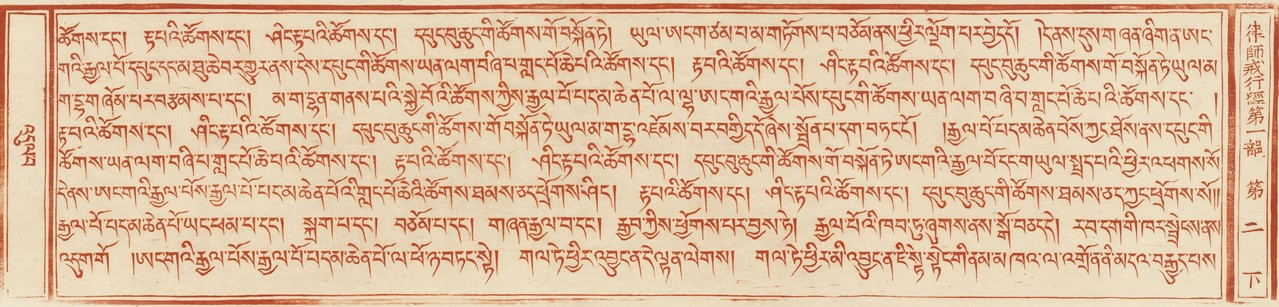
%> input picture 1-1-2b.jpg, 1279 x 307 px
$ octave cc.m   (GNU Octave 9; MATLAB toolbox functions it lacks are replaced by stand-ins)
%> lines starting %> are read from the running program, lines starting %| are printed output that depends on the picture
### line_intersect_coord.m
function [x, y] = line_intersect_coord(line1, line2)

    p11.x = single(line1.point1(1));
    p11.y = single(line1.point1(2));

    p12.x = single(line1.point2(1));
    p12.y = single(line1.point2(2));

    p21.x = single(line2.point1(1));
    p21.y = single(line2.point1(2));

    p22.x = single(line2.point2(1));
    p22.y = single(line2.point2(2));

	a1 = p11.y - p12.y;
	b1 = p12.x - p11.x;
	c1 = p11.x * p12.y - p12.x * p11.y;

	a2 = p21.y - p22.y;
	b2 = p22.x - p21.x;
	c2 = p21.x * p22.y - p22.x * p21.y;

	temp = (a1*b2-a2*b1);

 	x = round((b1*c2 - b2*c1)/temp);
	y = round((c1*a2 - c2*a1)/temp);

end

### cc.m
I=imread('1-1-2b.jpg');
%> I is the input picture: size 307x1279x3 uint8; mean R, G, B 223.3, 188.8, 159
T = graythresh(I);
%> T = 0.608
BW = imbinarize(rgb2gray(I),"global");
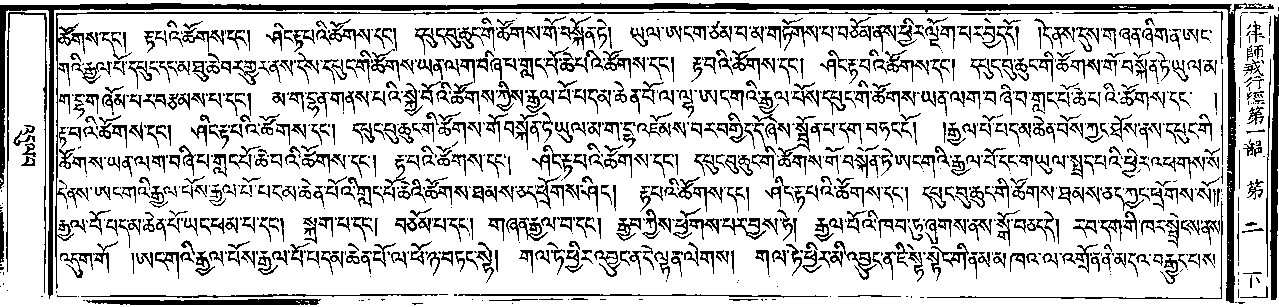
%> BW: size 307x1279 logical; 78.9% white; black in thin lines or dots
BW1=~BW;
%> BW1: size 307x1279 logical; 21.1% white in thin lines or dots
BW_edge = edge(BW1,'canny');
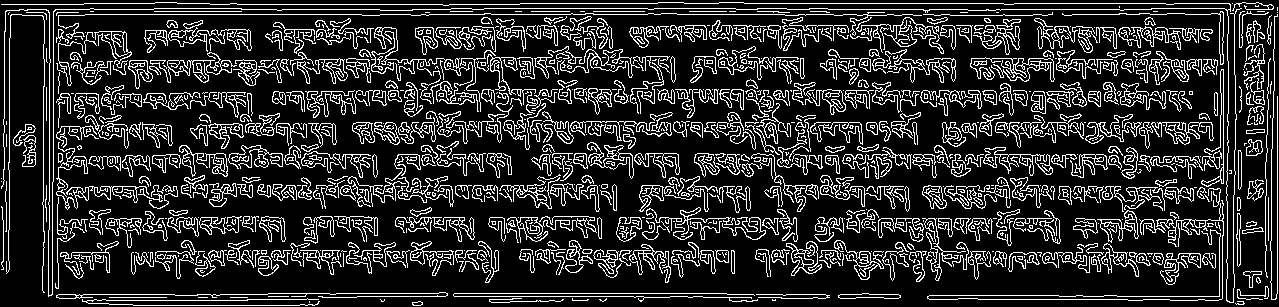
%> BW_edge: size 307x1279 logical; 17.8% white in thin lines or dots
figure(5); imshow(BW_edge);
[H,theta,rho] = hough(BW_edge,'RhoResolution',0.3,'Theta',-90:0.3:89);
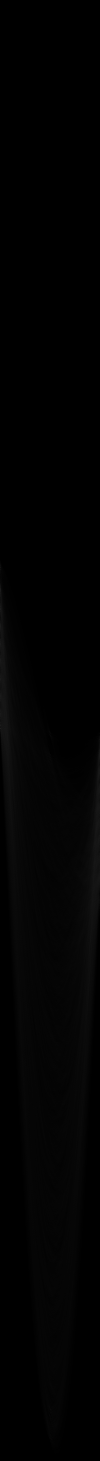
%> H: size 8763x597 double (shown at 1/6 size); min 0, max 891, mean 8; drawn with min black and max white
%> theta = 597 values from -90 to 88.8
P = houghpeaks(H,100,'threshold',ceil(0.1*max(H(:))));
%> P = 55 rows, first 12: [4335 1; 3395 1; 3975 1; 3869 1; 4172 1; 3762 1; 3529 1; 3639 1; 4069 1; 4545 301; 8639 301; 4412 301]

lines = houghlines(BW_edge,theta,rho,P,'FillGap',3,'MinLength',30);
%> lines = 29 lines; longest, point1 to point2 (x, y): (86, 15) to (362, 15), (1278, 97) to (1278, 294), (455, 297) to (644, 297), (50, 64) to (50, 202), (10, 39) to (10, 163), (1224, 70) to (1224, 184)
tmp = size(lines);
%> tmp = [1 29]
num_of_lines = tmp(2);
%> num_of_lines = 29
%
figure(7), imshow(BW1, []); hold on
max_len = 0;
for k = 1:num_of_lines
    xy = [lines(k).point1; lines(k).point2];
    plot(xy(:,1),xy(:,2),'LineWidth',1,'Color','green');

    %Plot beginnings and ends of lines
    %plot(xy(1,1),xy(1,2),'x','LineWidth',1,'Color','yellow');
    %plot(xy(2,1),xy(2,2),'x','LineWidth',1,'Color','red');

    %Determine the endpoints of the longest line segment
    len = norm(single(lines(k).point1 - lines(k).point2));
    if ( len > max_len)
        max_len = len;
        xy_long = xy;
    end

end
%> this loop made 29 passes
%> (len, max_len, xy_long) on pass 1: (276, 276, [86 15; 362 15])
%> (xy, len) on passes 2 to 7: ([381 15; 411 15], 30), ([430 15; 485 15], 55), ([492 15; 586 15], 94), ([594 15; 648 15], 54), ([678 15; 785 15], 107), ([799 15; 834 15], 35)

%highlight the longest line segment
%plot(xy_long(:,1),xy_long(:,2),'LineWidth',2,'Color','red');

%find coordinates of all intersections
[height, width] = size(BW1);
%> height = 307; width = 1279
C = nchoosek(1:num_of_lines,2);
%> C = 406 rows, first 12: [1 2; 1 3; 1 4; 1 5; 1 6; 1 7; 1 8; 1 9; 1 10; 1 11; 1 12; 1 13]
num_of_permu = size(C);
%> num_of_permu = [406 2]
X = zeros(1, 0, 'single');
Y = zeros(1, 0, 'single');
for i=1 : num_of_permu(1)
    [x, y] = line_intersect_coord(lines(C(i,1)), lines(C(i,2)));
    if (isfinite(x) && isfinite(y))
        X = [X x];
        Y = [Y y];
    end
end
%> this loop made 406 passes
%> (b1 in line_intersect_coord, c1 in line_intersect_coord) on passes 23 to 28: (276, -4140), (276, -4140), (276, -4140), (276, -4140), (276, -4140), (276, -4140)
%> (b1 in line_intersect_coord, c1 in line_intersect_coord) on passes 1 to 6: (276, -4140), (276, -4140), (276, -4140), (276, -4140), (276, -4140), (276, -4140)

plot(X,Y,'x','LineWidth',2,'Color','red');
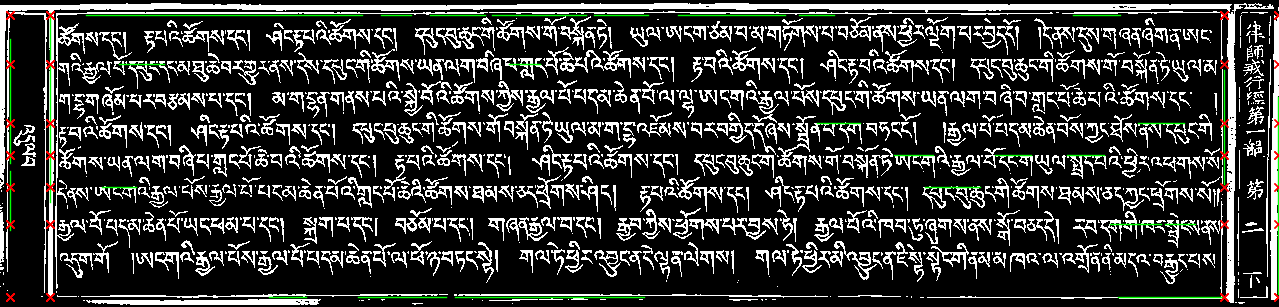
%> figure redrawn from the program's plot data
figure(7), hold off
cut = 0;
for k =1:length(X)
    if (X(k) <= 69 && Y(k) <= 32) && (X(k) > 32 && Y(k) > 3)
        L_T_X = X(k);
        L_T_Y = Y(k);
    elseif (X(k) <= 1236 && Y(k) <= 28) && (X(k) > 1210 && Y(k) > 3)
        R_T_X= X(k);
        R_T_Y= Y(k);
    elseif (X(k) <= 1236 && Y(k) <= 305) && (X(k) > 1210 && Y(k) > 281)
        R_B_X= X(k);
        R_B_Y= Y(k);
    elseif (X(k) <= 60 && Y(k) <= 304) && (X(k) > 38 && Y(k) > 289)
        L_B_X= X(k);
        L_B_Y= Y(k);
    end
end
%> this loop made 138 passes

cut_x = 9; %pixels to cut the black boarder
cut_y = 3; %pixels to cut the black boarder
bx = [L_T_X+cut_x; L_T_Y+cut_y; R_T_X - L_T_X - 2*cut_x; L_B_Y - L_T_Y - 2*cut_y];
BW_crop=imcrop(BW1,bx);
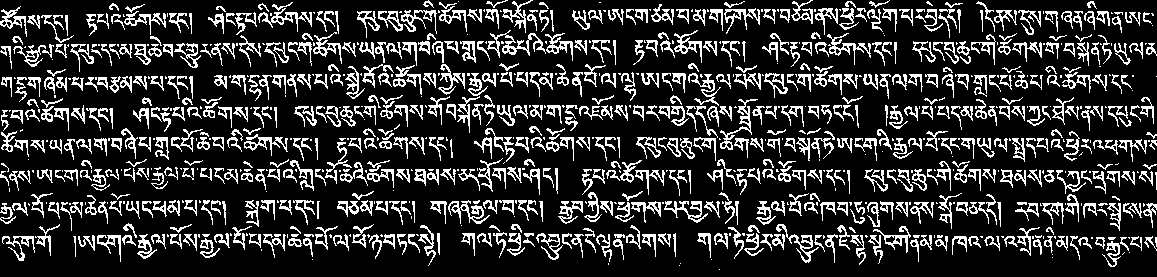
%> BW_crop: size 277x1157 logical; 19.1% white in thin lines or dots
figure(10); imshow(BW_crop, []);


CC = bwconncomp(BW_crop,4);

BW2 = zeros(size(BW_crop), 'single');

s = regionprops(CC,"Area","Extent","BoundingBox");
areas = single(cat(1,s.Area));
extent = single(cat(1,s.Extent));
bbx = single(cat(1,s.BoundingBox));
ratio = bbx(:,3)./bbx(:,4);
idx = find(areas>30 & areas<500 & ratio>.1 & ratio<10 & extent>0.1 & bbx(:,3)<100 & bbx(:,4)<100 & (bbx(:,3).*bbx(:,4))>50);

len = length(idx);
for k = 1: len
    BW2(CC.PixelIdxList{idx(k)}) = 1;
end
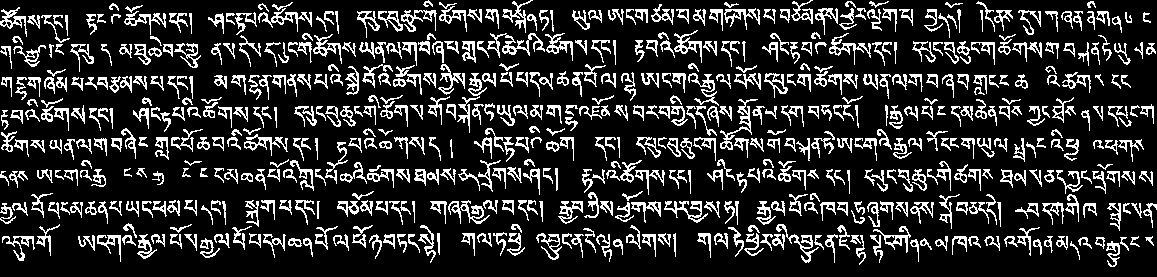
%> BW2: size 277x1157 single; values 0 (black) and 1 (white), 17.5% white in thin lines or dots
BBX = bbx(idx,:);
figure(2); imshow(insertShape(BW2,"rectangle",BBX,LineWidth=1, Color=[0 255 0]), []);
%> after `imshow(insertShape(BW2,"rectangle",BBX,LineWidth=1, Color=[0 255 0]), `:
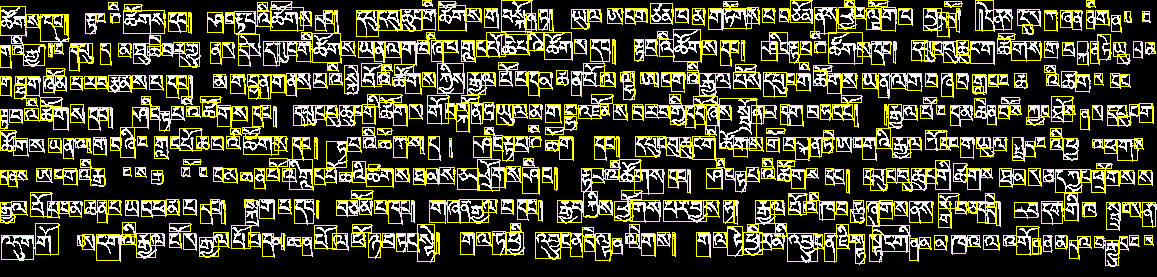
%> displayed picture: size 277x1157x3, on the screen's scale of 0 to 255; mean R, G, B 68.9, 68.9, 38.5
